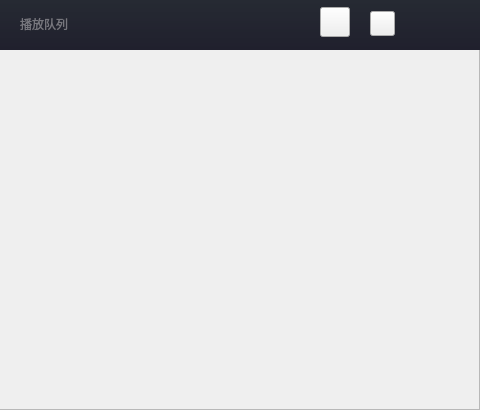
    <widget class="QWidget" name="lis_widget" native="true">
     <property name="geometry">
      <rect>
       <x>549</x>
       <y>145</y>
       <width>480</width>
       <height>410</height>
      </rect>
     </property>
     <property name="autoFillBackground">
      <bool>false</bool>
     </property>
     <property name="styleSheet">
      <string notr="true">QWidget#lis_widget{background-color: rgb(41, 45, 54);}
QScrollBar:vertical{ 
width:12px; 
border:1px solid rgba(0,0,0,50);
border-radius:6px; 
margin:0px,0px,0px,0px; 
padding-top:15px; 
padding-bottom:15px; 
} 
QScrollBar::handle:vertical{ 
width:16px; 
background:rgba(0,0,0,25%); 
min-height:20; 
border-radius:6px;
} 
QScrollBar::handle:vertical:hover{ 
background:rgba(0,0,0,50%); 
border:0px rgba(0,0,0,25%); 
border-radius:6px;
} 
QScrollBar::sub-line:vertical{ 
height:0px; 
border-image:url(:/Res/scroll_up.png); 
subcontrol-position:top; 
} 
QScrollBar::sub-line:vertical:hover{ 
height:0px; 
background:rgba(0,0,0,25%); 
subcontrol-position:top; 
} 
QScrollBar::add-line:vertical{ 
height:0px; 
border-image:url(:/Res/scroll_down.png); 
subcontrol-position:bottom; 
} 
QScrollBar::add-line:vertical:hover{ 
height:0px; 
background:rgba(0,0,0,25%); 
subcontrol-position:bottom; 
} 
QScrollBar::add-page:vertical{ 
background:rgb(255,255,255); 
} 
QScrollBar::sub-page:vertical{ 
background:rgb(255,255,255); 
} 
QScrollBar::up-arrow:vertical{ 
border-width:0px; 
max-height:16px; 
min-width:17px; 
height:0px;
width:0px;
border-radius:6px; 
} 
QScrollBar::down-arrow:vertical{ 
border-style:outset; 
border-width:0px; 
height:0px;
width:0px;
border-radius:6px; 
} 

QScrollBar:horizontal{width:0;height:0}</string>
     </property>
     <widget class="QWidget" name="lisTitleWidget" native="true">
      <property name="geometry">
       <rect>
        <x>0</x>
        <y>0</y>
        <width>480</width>
        <height>50</height>
       </rect>
      </property>
      <property name="styleSheet">
       <string notr="true">QWidget#lisTitleWidget{
background-color:qlineargradient(spread:pad, x1:0.500, y1:0, x2:0.500, y2:1, stop:0 rgba(38, 42, 51, 255), stop:1 rgba(32, 32, 45, 255));}</string>
      </property>
      <widget class="QLabel" name="label">
       <property name="geometry">
        <rect>
         <x>20</x>
         <y>8</y>
         <width>101</width>
         <height>31</height>
        </rect>
       </property>
       <property name="styleSheet">
        <string notr="true">color: rgb(119, 119, 126);
font: 12pt &quot;微软雅黑&quot;;</string>
       </property>
       <property name="text">
        <string>播放队列</string>
       </property>
      </widget>
      <widget class="QPushButton" name="addCurrentButton">
       <property name="geometry">
        <rect>
         <x>320</x>
         <y>7</y>
         <width>30</width>
         <height>30</height>
        </rect>
       </property>
       <property name="cursor">
        <cursorShape>PointingHandCursor</cursorShape>
       </property>
       <property name="styleSheet">
        <string notr="true">QPushButton{
	border-image: url(:/addListItemBtn.png);
}
QPushButton:hover{
	border-image: url(:/addListItemBtn_hover.png);
}
QPushButton:pressed{
	border-image: url(:/addListItemBtn_click.png);
}</string>
       </property>
       <property name="text">
        <string/>
       </property>
      </widget>
      <widget class="QPushButton" name="deleteCurrentButton">
       <property name="geometry">
        <rect>
         <x>370</x>
         <y>11</y>
         <width>25</width>
         <height>25</height>
        </rect>
       </property>
       <property name="cursor">
        <cursorShape>PointingHandCursor</cursorShape>
       </property>
       <property name="styleSheet">
        <string notr="true">QPushButton{
	border-image: url(:/deleteLisItemBtn.png);
}
QPushButton:hover{
	border-image: url(:/deleteLisItemBtn_hover.png);
}
QPushButton:pressed{
	border-image: url(:/deleteLisItemBtn_click.png);
}</string>
       </property>
       <property name="text">
        <string/>
       </property>
      </widget>
      <widget class="QPushButton" name="closeCurrentButton">
       <property name="geometry">
        <rect>
         <x>440</x>
         <y>10</y>
         <width>30</width>
         <height>30</height>
        </rect>
       </property>
       <property name="cursor">
        <cursorShape>PointingHandCursor</cursorShape>
       </property>
       <property name="styleSheet">
        <string notr="true">QPushButton{
	border-image: url(:/clsLisBtn.png);
}
QPushButton:hover{
	border-image: url(:/clsLisBtn_hover.png);
}
QPushButton:click{
	border-image: url(:/clsLisBtn_click.png);
}
</string>
       </property>
       <property name="text">
        <string/>
       </property>
       <property name="flat">
        <bool>true</bool>
       </property>
      </widget>
     </widget>
     <widget class="QScrollArea" name="crtListScroll">
      <property name="geometry">
       <rect>
        <x>-1</x>
        <y>49</y>
        <width>481</width>
        <height>361</height>
       </rect>
      </property>
      <property name="autoFillBackground">
       <bool>false</bool>
      </property>
      <property name="styleSheet">
       <string notr="true"/>
      </property>
      <property name="horizontalScrollBarPolicy">
       <enum>Qt::ScrollBarAlwaysOff</enum>
      </property>
      <property name="widgetResizable">
       <bool>true</bool>
      </property>
      <widget class="QWidget" name="scrollAreaWidget">
       <property name="geometry">
        <rect>
         <x>0</x>
         <y>0</y>
         <width>479</width>
         <height>359</height>
        </rect>
       </property>
       <property name="autoFillBackground">
        <bool>false</bool>
       </property>
       <property name="styleSheet">
        <string notr="true">QWidget#scrollAreaWidget{background-color: rgb(41, 45, 54);}
font: 12pt &quot;微软雅黑&quot;;
color: rgb(255, 255, 255);</string>
       </property>
      </widget>
     </widget>
     <zorder>crtListScroll</zorder>
     <zorder>lisTitleWidget</zorder>
    </widget>
